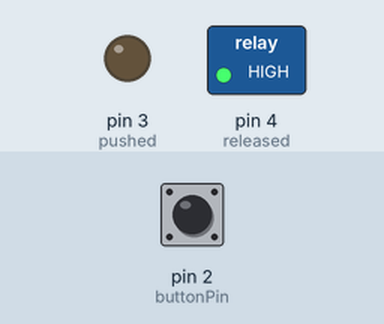
The sketch below on a simulated Arduino Uno, built with avr-gcc and run on an emulated ATmega328P. Parts: switched loads named in the sketch (green lamp = pin HIGH), output pins drawn as LEDs (lit = HIGH). Inputs (shaded band) come from the test bench; at power-on: pin 2 (buttonPin) LOW. What the sketch prints to the serial monitor is not drawn.

Above: at 1.2 s.
1.3 s: pin 2 (buttonPin) pulled HIGH for 0.15 s
At 1.37 s:
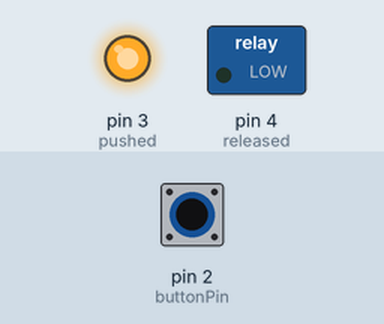
2.9 s: pin 2 (buttonPin) pulled HIGH for 3.2 s
At 7.3 s:
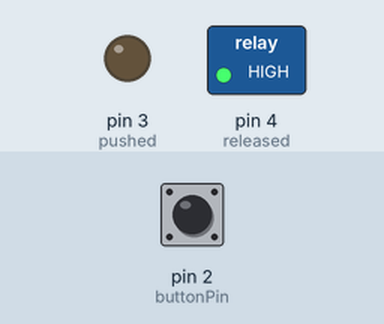
Timing chart, 0 to 8.8 s (numbered marks = the images above; inputs shaded):
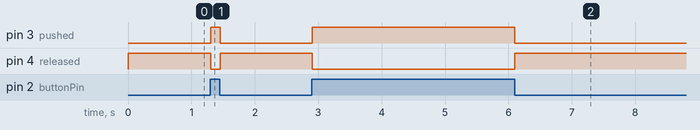

Measured:
- after the input at 1.3 s, pin 3 (pushed): LOW → HIGH at once, → LOW 0.15 s later; pin 4 (released): HIGH → LOW at once, → HIGH 0.15 s later
- after the input at 2.9 s, pin 3 (pushed): LOW → HIGH at once, → LOW 3.2 s later; pin 4 (released): HIGH → LOW at once, → HIGH 3.2 s later

The sketch:

sketch_sep14a.ino
```cpp
//declare any constants
//these never change
int buttonPin = 2;

int pushed = 3;
int released = 4;

//declare any variables
int buttonState;

void setup() {
  // put your setup code here, to run once:

  //set pinmodes in setup
  pinMode(buttonPin, INPUT);

  //set output LEDs
  pinMode(pushed, OUTPUT);
  pinMode(released, OUTPUT);

  //initialize serial communication
  Serial.begin(9600);

}

void loop() {
  // put your main code here, to run repeatedly:
  buttonState = digitalRead(buttonPin);

if(buttonState ==1){
  digitalWrite(pushed, HIGH);
  digitalWrite(released, LOW);
}

else {
  digitalWrite(released, HIGH);
  digitalWrite(pushed, LOW);
}

  Serial.println(buttonState);

}
```
